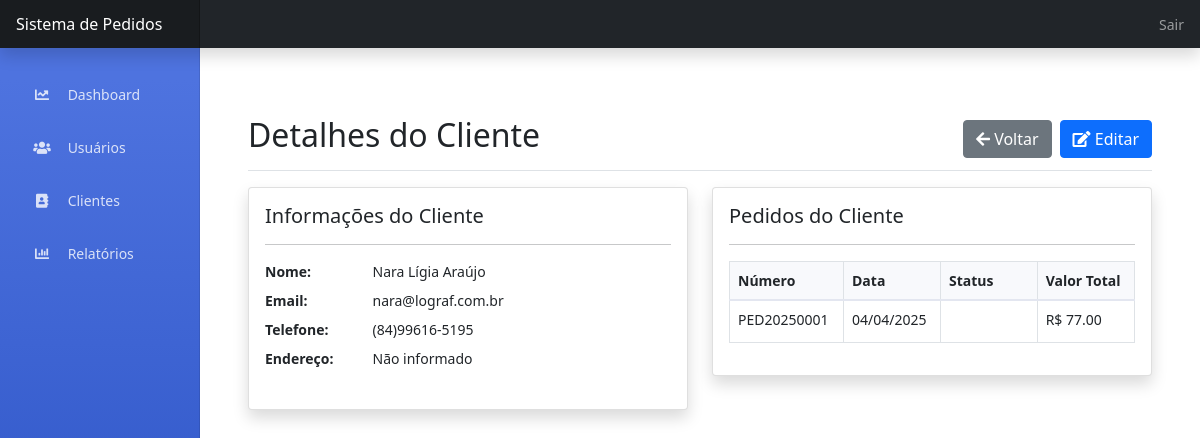
Page /admin/clientes/1 (signed in) on the committed database.
### app.py (models this page shows, shortened)
class Cliente(db.Model):
    id = db.Column(db.Integer, primary_key=True)
    nome = db.Column(db.String(100), nullable=False)
    email = db.Column(db.String(120))
    telefone = db.Column(db.String(20))
    endereco = db.Column(db.Text)
    pedidos = db.relationship('Pedido', backref='cliente', lazy=True)

class Pedido(db.Model):
    id = db.Column(db.Integer, primary_key=True)
    numero = db.Column(db.String(20), unique=True, nullable=False)
    cliente_id = db.Column(db.Integer, db.ForeignKey('cliente.id'), nullable=False)
    data_pedido = db.Column(db.DateTime, nullable=False, default=datetime.utcnow)
    data_previsao_entrega = db.Column(db.DateTime)
    status = db.Column(db.String(20), default='Em Aberto')  # Em Aberto, Em Produção, Entregue, Cancelado
    valor_total = db.Column(db.Float, nullable=False, default=0)
    usuario_id = db.Column(db.Integer, db.ForeignKey('usuario.id'), nullable=False)
    observacoes = db.Column(db.Text)
    itens = db.relationship('ItemPedido', backref='pedido', lazy=True, cascade='all, delete-orphan')

### app.py (the view)
@app.route('/admin/clientes/<int:id>')
@login_required
def admin_visualizar_cliente(id):
    if current_user.tipo != 'admin':
        flash('Acesso não autorizado!', 'danger')
        return redirect(url_for('index'))
    cliente = Cliente.query.get_or_404(id)
    return render_template('admin/visualizar_cliente.html', cliente=cliente)

### app.py (called while the page is built)
@login_manager.user_loader
def load_user(user_id):
    return Usuario.query.get(int(user_id))

### templates/admin/visualizar_cliente.html (shortened to what this page needs)
{% extends "base.html" %}
{% block content %}
<div class="container-fluid">
    <div class="d-flex justify-content-between flex-wrap flex-md-nowrap align-items-center pt-3 pb-2 mb-3 border-bottom">
        <h1 class="h2">Detalhes do Cliente</h1>
        <div class="btn-toolbar mb-2 mb-md-0">
            <a href="{{ url_for('admin_clientes') }}" class="btn btn-secondary me-2">
                <i class="fas fa-arrow-left"></i> Voltar
            </a>
            <a href="{{ url_for('admin_editar_cliente', id=cliente.id) }}" class="btn btn-primary">
                <i class="fas fa-edit"></i> Editar
            </a>
        </div>
    </div>
    <div class="row">
        <div class="col-md-6">
            <div class="card shadow mb-4">
                <div class="card-body">
                    <h5 class="card-title">Informações do Cliente</h5>
                    <hr>
                    <dl class="row">
                        <dt class="col-sm-3">Nome:</dt>
                        <dd class="col-sm-9">{{ cliente.nome }}</dd>
                        <dt class="col-sm-3">Email:</dt>
                        <dd class="col-sm-9">{{ cliente.email or 'Não informado' }}</dd>
                        <dt class="col-sm-3">Telefone:</dt>
                        <dd class="col-sm-9">{{ cliente.telefone or 'Não informado' }}</dd>
                        <dt class="col-sm-3">Endereço:</dt>
                        <dd class="col-sm-9">{{ cliente.endereco or 'Não informado' }}</dd>
                    </dl>
                </div>
            </div>
        </div>
        <div class="col-md-6">
            <div class="card shadow mb-4">
                <div class="card-body">
                    <h5 class="card-title">Pedidos do Cliente</h5>
                    <hr>
                    {% if cliente.pedidos %}
                    <div class="table-responsive">
                        <table class="table table-bordered">
                            <thead>
                                <tr>
                                    <th>Número</th>
                                    <th>Data</th>
                                    <th>Status</th>
                                    <th>Valor Total</th>
                                </tr>
                            </thead>
                            <tbody>
                                {% for pedido in cliente.pedidos %}
                                <tr>
                                    <td>{{ pedido.numero }}</td>
                                    <td>{{ pedido.data_pedido.strftime('%d/%m/%Y') }}</td>
                                    <td>
                                        <span class="badge badge-{{ pedido.status|lower|replace(' ', '-') }}">
                                        </span>
                                    </td>
                                    <td>R$ {{ "%.2f"|format(pedido.valor_total) }}</td>
                                </tr>
                                {% endfor %}
                            </tbody>
                        </table>
                    </div>
                    {% else %}
                    <p class="text-muted">Este cliente ainda não possui pedidos.</p>
                    {% endif %}
                </div>
            </div>
        </div>
    </div>
</div>
{% endblock %}

### templates/base.html (style rules this page uses)
body { font-size: .875rem; }
.container-fluid { padding-top: 1.5rem; }
.d-flex.justify-content-between { margin-top: 20px; margin-bottom: 30px; padding: 15px 0; }
.badge { padding: 0.5em 0.75em; border-radius: 0.25rem; font-size: 0.875em; }
.table th { background-color: #f8f9fc; border-bottom: 2px solid #e3e6f0; }

### rows in the picture
Cliente: nome "Nara Lígia Araújo", email "nara@lograf.com.br", telefone "(84)99616-5195", endereco "Não informado"
Pedido: numero "PED20250001", data_pedido "04/04/2025", valor_total "77.00"
